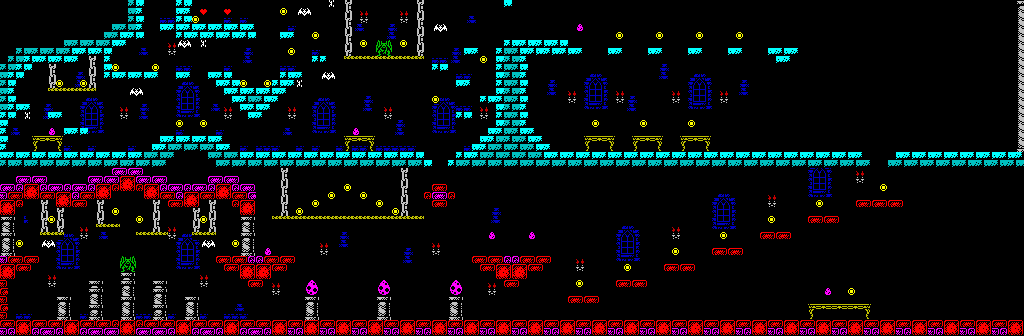

Below is a game level as drawn by its tile map, then a one-line description and the .tmx that defines it (tile-layer data replaced by summaries):
An orthogonal 128x42 tile map with 8x8 px tiles, 1 tile layer (Tile Layer 1).

<map version="1.2" tiledversion="1.3.1" orientation="orthogonal" renderorder="left-down" compressionlevel="0" width="128" height="42" tilewidth="8" tileheight="8" infinite="0" backgroundcolor="#000000" nextlayerid="2" nextobjectid="1">
 <editorsettings>
  <export target="levels.csv" format="csv" />
 </editorsettings>
 <tileset firstgid="1" name="sprites" tilewidth="8" tileheight="8" tilecount="168" columns="12">
  <image source="sprites.png" trans="000000" width="96" height="112" />
 </tileset>
 <layer id="1" name="Tile Layer 1" width="128" height="42">
  <data>[5376 cells, 1702 non-empty, 69 distinct tile ids]</data>
 </layer>
</map>